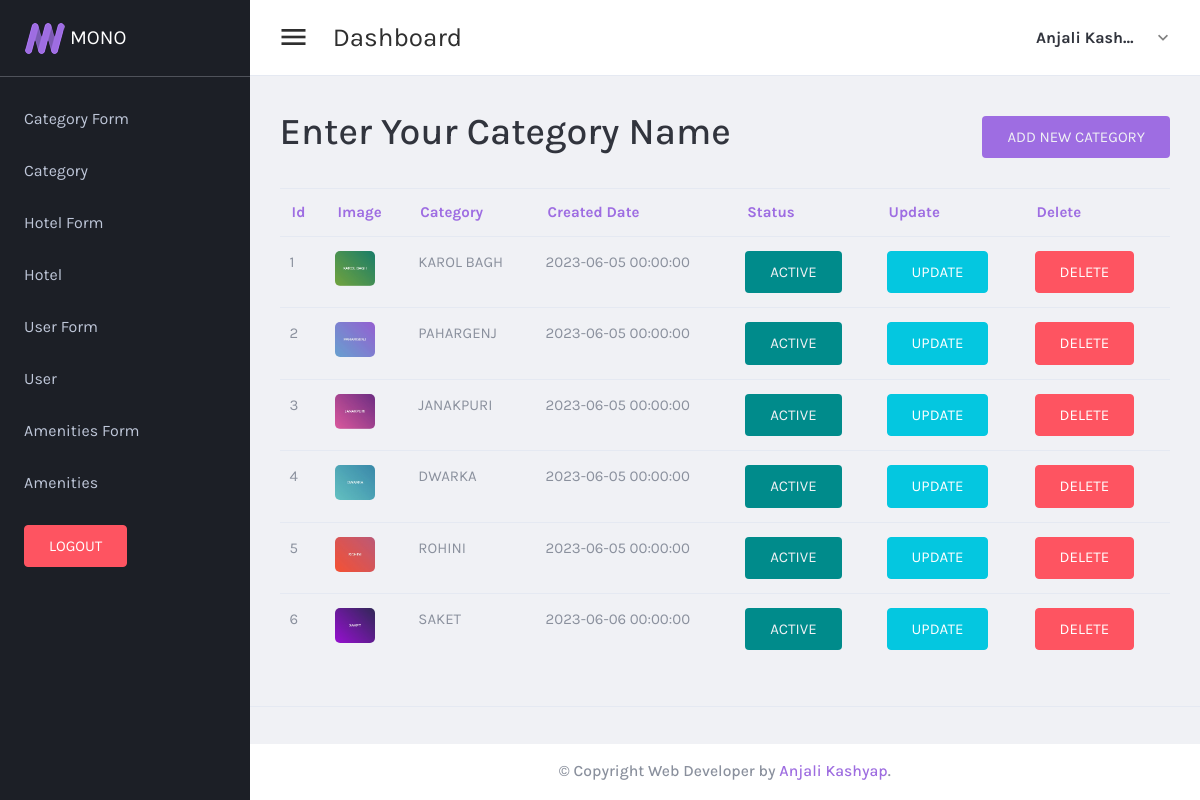
Page /admin/category_table.php on the committed database.
### tables this page shows
CREATE TABLE `category` (
  `id` int(11) NOT NULL,
  `category_name` varchar(20) NOT NULL,
  `category_image` varchar(500) NOT NULL,
  `status` tinyint(1) NOT NULL,
  `createddate` datetime NOT NULL
);

### admin/category_table.php (the view, shortened to what this page needs)
<?php
	include "conn/conn.php";
	$sql = "select * from category";
	$query = mysqli_query($conn, $sql);
?>
<!DOCTYPE html>
<html lang="en" dir="ltr">
	<head>
		<?php include "include/header_script.php";?>
	</head>
	<body class="navbar-fixed sidebar-fixed" id="body">
		<div class="wrapper">
			<?php
			include "include/sidenav.php";
			?>
		<div class="page-wrapper">
			<?php
				include "include/topnav.php";
			?>
        <div class="content-wrapper">
		   <div class="card-header" style="background:transparent;">
				<div>
					<h1 class="mt-4">Enter Your Category Name</h1>
					<a class="btn text-light float-right" href="category.php"  style="width:fit-content; background:#9e6de2; display:flex; margin-top:-38px; margin-bottom:30px;">Add New Category</a>
				</div>
					<table class="table table-hover table-product mb-6" style="width:100%">
						<tr>
							<th>Id</th>
							<th>Image</th>
							<th>Category</th>
							<th>Created Date</th>
							<th>Status</th>
							<th>Update</th>
							<th>Delete</th>
						</tr>
							<?php
								$count = 1;
								while($data = mysqli_fetch_assoc($query)){
							?>
								<tr>
									<td><?php echo $count; ?></td>
									<td><img src="<?php echo 'images/category/'.$data['category_image']; ?>" width="100px !important" /></td>
									<td><?php echo $data['category_name']; ?></td>
									<td><?php echo $data['createddate']; ?></td>
									<td><?php echo $data['status'] ? '<a class="btn text-light" style="background:darkcyan">Active</a>' : '<a class="btn btn-danger">Dective</a>' ?></td>
									<td><a class="btn btn-info" href="category.php?id=<?php echo $data['id'] ?>">Update</a></td>
									<td><a class="btn btn-danger" href="category_table.php?delid=<?php echo $data['id'] ?>">Delete</a></td>
								</tr>
							<?php
							$count++;
								}
							?>
					</table>
			</div>
        </div>
          <footer class="footer mt-auto">
            <div class="copyright bg-white">
              <p class="text-center">
                &copy; <span id="copy-year"></span> Copyright Web Developer by <a class="text-primary" href="#" >Anjali Kashyap</a>.
              </p>
            </div>
          </footer>
      </div>
    </div>
  </body>
</html>

### admin/css/events_style.css (style rules this page uses)
tr:first-child { color:#9e6de2; }

### rows in the picture
category: category_image (picture), category_name "KAROL BAGH", createddate "2023-06-05 00:00:00", status "ACTIVE"
category: category_image (picture), category_name "PAHARGENJ", createddate "2023-06-05 00:00:00", status "ACTIVE"
category: category_image (picture), category_name "JANAKPURI", createddate "2023-06-05 00:00:00", status "ACTIVE"
category: category_image (picture), category_name "DWARKA", createddate "2023-06-05 00:00:00", status "ACTIVE"
category: category_image (picture), category_name "ROHINI", createddate "2023-06-05 00:00:00", status "ACTIVE"
category: category_image (picture), category_name "SAKET", createddate "2023-06-06 00:00:00", status "ACTIVE"
